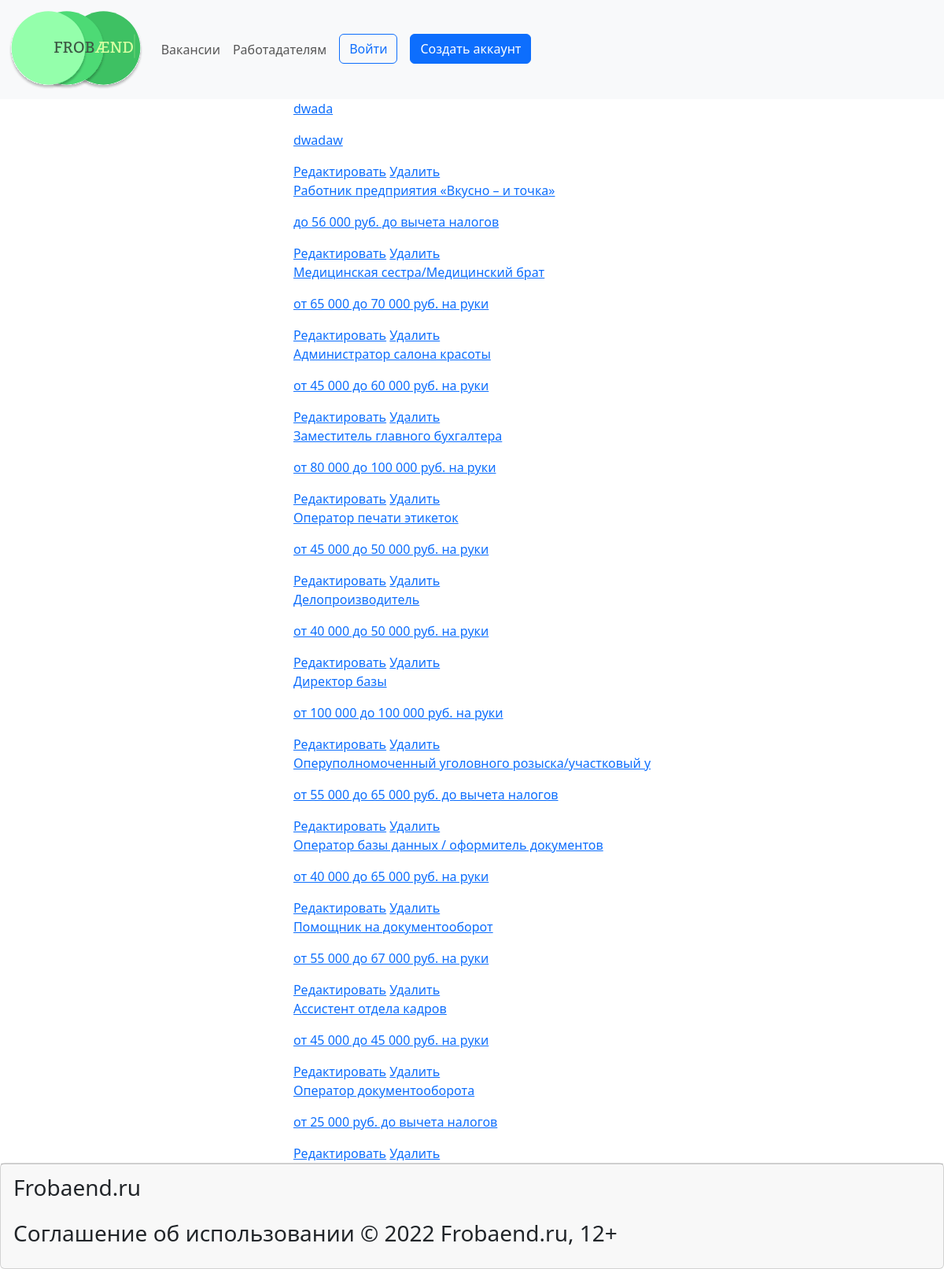
Screenshot of /vacanse/rabotadatel/vacanseRabotadatel with the database file from the repository.
### main/models.py (models this page shows, shortened)
class Articl(models.Model):
    title = models.CharField('Название' , max_length=50)
    info = models.CharField('Информация' , max_length=250)
    full_text = models.TextField('Текст')
    is_published = models.BooleanField(default = True , verbose_name = 'Публикация')
    data = models.DateTimeField('Дата публикации')
    cat = models.ForeignKey(Category, on_delete=models.CASCADE, verbose_name="Категория", blank=True, null=True, related_name="cat_Category")
    place_of_job = models.ForeignKey(Place, on_delete=models.CASCADE, verbose_name="Место работы", blank=True, null=True, related_name="place_Job")
    history = HistoricalRecords()
    def get_absolute_url(self):
        return f'/vacanse/{self.id}'
    class Meta:
        verbose_name = 'Вакансия'
        verbose_name_plural = 'Вакансии'
        ordering = ['-data']

### main/views.py (the view)
# urls.py: path('vacanse/rabotadatel/vacanseRabotadatel' , views.vacanseRabotadatel , name = 'vacanseRabotadatel'),
def vacanseRabotadatel(request):
    vacanses = Articl.objects.all()
    return render(request , 'main/vacanseRabotadatel.html' , {'vacanses': vacanses})

### main/templates/main/vacanseRabotadatel.html (shortened to what this page needs)
{% extends 'main/layout.html' %}
{% block content %}
<main class="main">
    <section class="vacanses">
        <div class="vacanses__wrapper">
            <div class="vacanses__list">
                {% for el in vacanses %}
                <div class="list__item item">
                    <a href="{{ el.get_absolute_url }}">
                        <div class="item-column">
                            <p class="item__headding">{{ el.title }}</p>
                            <p class="item__mini-info">{{ el.info }}</p>
                            <div class="box-for-button">
                                <a href="{% url 'vacanse-update' el.id %}" class="item__detail">Редактировать</a>
                                <a href="{% url 'vacanse-delete' el.id %}" class="item__phone">Удалить</a>
                            </div>
                        </div>
                    </a>
                </div>
                {% endfor %}
            </div>
        </div>
    </section>
</main>
{% endblock %}

### rows the page displays
Articl: title "dwada", info "dwadaw"
Articl: title "Работник предприятия «Вкусно – и точка»", info "до 56 000 руб. до вычета налогов"
Articl: title "Медицинская сестра/Медицинский брат", info "от 65 000 до 70 000 руб. на руки"
Articl: title "Администратор салона красоты", info "от 45 000 до 60 000 руб. на руки"
Articl: title "Заместитель главного бухгалтера", info "от 80 000 до 100 000 руб. на руки"
Articl: title "Оператор печати этикеток", info "от 45 000 до 50 000 руб. на руки"
Articl: title "Делопроизводитель", info "от 40 000 до 50 000 руб. на руки"
Articl: title "Директор базы", info "от 100 000 до 100 000 руб. на руки"
Articl: title "Оперуполномоченный уголовного розыска/участковый у", info "от 55 000 до 65 000 руб. до вычета налогов"
Articl: title "Оператор базы данных / оформитель документов", info "от 40 000 до 65 000 руб. на руки"
Articl: title "Помощник на документооборот", info "от 55 000 до 67 000 руб. на руки"
Articl: title "Ассистент отдела кадров", info "от 45 000 до 45 000 руб. на руки"
Articl: title "Оператор документооборота", info "от 25 000 руб. до вычета налогов"
